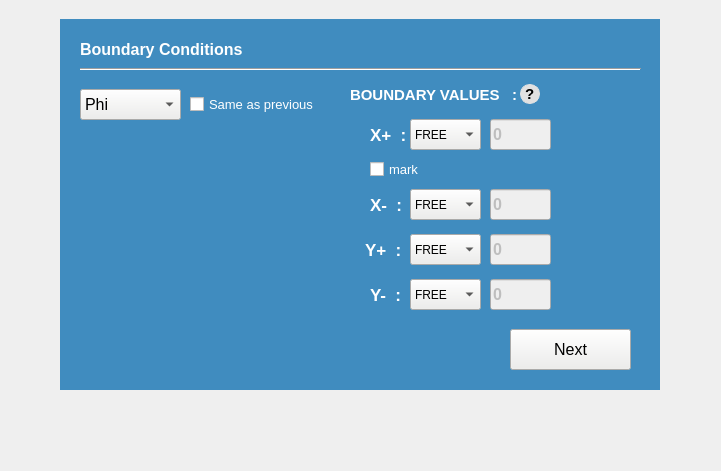
  <widget class="QWidget" name="Fifth_widget" native="true">
   <property name="geometry">
    <rect>
     <x>230</x>
     <y>100</y>
     <width>721</width>
     <height>471</height>
    </rect>
   </property>
   <widget class="QWidget" name="frame_7" native="true">
    <property name="geometry">
     <rect>
      <x>60</x>
      <y>19</y>
      <width>600</width>
      <height>371</height>
     </rect>
    </property>
    <property name="font">
     <font>
      <family>Ubuntu</family>
      <pointsize>12</pointsize>
      <weight>75</weight>
      <italic>false</italic>
      <bold>true</bold>
     </font>
    </property>
    <property name="styleSheet">
     <string notr="true">#frame_7
{
border: none;
background-color: rgb(64, 140, 191);

}</string>
    </property>
    <widget class="QComboBox" name="pDropdown_2">
     <property name="geometry">
      <rect>
       <x>20</x>
       <y>70</y>
       <width>101</width>
       <height>31</height>
      </rect>
     </property>
     <property name="font">
      <font>
       <family>Ubuntu</family>
       <pointsize>12</pointsize>
       <weight>50</weight>
       <italic>false</italic>
       <bold>false</bold>
      </font>
     </property>
     <property name="focusPolicy">
      <enum>Qt::WheelFocus</enum>
     </property>
     <property name="styleSheet">
      <string notr="true">#pDropdown_2{
font: 12pt &quot;Ubuntu&quot;;
background-color: rgb(238, 238, 236);
color : black;
}</string>
     </property>
     <property name="maxVisibleItems">
      <number>20</number>
     </property>
     <property name="minimumContentsLength">
      <number>1</number>
     </property>
     <property name="placeholderText" stdset="0">
      <string/>
     </property>
     <item>
      <property name="text">
       <string>Phi</string>
      </property>
     </item>
     <item>
      <property name="text">
       <string>mu </string>
      </property>
     </item>
     <item>
      <property name="text">
       <string>c</string>
      </property>
     </item>
     <item>
      <property name="text">
       <string>T</string>
      </property>
     </item>
    </widget>
    <widget class="QLabel" name="label_29">
     <property name="geometry">
      <rect>
       <x>290</x>
       <y>60</y>
       <width>171</width>
       <height>31</height>
      </rect>
     </property>
     <property name="font">
      <font>
       <family>Ubuntu</family>
       <pointsize>11</pointsize>
       <weight>75</weight>
       <italic>false</italic>
       <bold>true</bold>
      </font>
     </property>
     <property name="styleSheet">
      <string notr="true">color : #fff;</string>
     </property>
     <property name="text">
      <string>BOUNDARY VALUES   :</string>
     </property>
    </widget>
    <widget class="QLabel" name="label_32">
     <property name="geometry">
      <rect>
       <x>460</x>
       <y>65</y>
       <width>20</width>
       <height>20</height>
      </rect>
     </property>
     <property name="font">
      <font>
       <family>Segoe UI Symbol</family>
       <pointsize>11</pointsize>
       <weight>75</weight>
       <italic>false</italic>
       <bold>true</bold>
      </font>
     </property>
     <property name="toolTip">
      <string>&lt;html&gt;&lt;head/&gt;&lt;body&gt;&lt;p&gt;The BOUNDARY key will refer to the boundary condition for the respective Type of fi</string>
     </property>
     <property name="styleSheet">
      <string notr="true">background-color: rgb(225, 225, 225);
color:rgb(0, 0, 0);
border-radius : 10px; 
border : 1px solid rgb(225, 225, 225);</string>
     </property>
     <property name="text">
      <string>?</string>
     </property>
    </widget>
    <widget class="QCheckBox" name="allCheck_2">
     <property name="enabled">
      <bool>true</bool>
     </property>
     <property name="geometry">
      <rect>
       <x>130</x>
       <y>70</y>
       <width>141</width>
       <height>31</height>
      </rect>
     </property>
     <property name="font">
      <font>
       <family>Ubuntu</family>
       <pointsize>10</pointsize>
      </font>
     </property>
     <property name="styleSheet">
      <string notr="true">color: rgb(255, 255, 255);</string>
     </property>
     <property name="text">
      <string>Same as previous</string>
     </property>
    </widget>
    <widget class="QLabel" name="error7">
     <property name="geometry">
      <rect>
       <x>170</x>
       <y>315</y>
       <width>281</width>
       <height>31</height>
      </rect>
     </property>
     <property name="styleSheet">
      <string notr="true">font: 10pt &quot;Ubuntu&quot;;</string>
     </property>
     <property name="text">
      <string/>
     </property>
    </widget>
    <widget class="Line" name="hrLine3_2">
     <property name="geometry">
      <rect>
       <x>20</x>
       <y>40</y>
       <width>561</width>
       <height>21</height>
      </rect>
     </property>
     <property name="styleSheet">
      <string notr="true">color: rgb(186, 189, 182);
</string>
     </property>
     <property name="orientation">
      <enum>Qt::Horizontal</enum>
     </property>
    </widget>
    <widget class="QLabel" name="label_27">
     <property name="geometry">
      <rect>
       <x>20</x>
       <y>10</y>
       <width>401</width>
       <height>41</height>
      </rect>
     </property>
     <property name="styleSheet">
      <string notr="true">font: 14pt &quot;Ubuntu&quot;;
color: #fff;</string>
     </property>
     <property name="text">
      <string>Boundary Conditions</string>
     </property>
    </widget>
    <widget class="QPushButton" name="next5">
     <property name="geometry">
      <rect>
       <x>450</x>
       <y>310</y>
       <width>121</width>
       <height>41</height>
      </rect>
     </property>
     <property name="font">
      <font>
       <family>Ubuntu</family>
       <pointsize>12</pointsize>
       <weight>50</weight>
       <bold>false</bold>
      </font>
     </property>
     <property name="styleSheet">
      <string notr="true">background-color: rgb(238, 238, 236);</string>
     </property>
     <property name="text">
      <string>Next</string>
     </property>
    </widget>
    <widget class="QLineEdit" name="BCV_1">
     <property name="enabled">
      <bool>false</bool>
     </property>
     <property name="geometry">
      <rect>
       <x>430</x>
       <y>100</y>
       <width>61</width>
       <height>31</height>
      </rect>
     </property>
     <property name="text">
      <string>0</string>
     </property>
    </widget>
    <widget class="QLabel" name="label_30">
     <property name="geometry">
      <rect>
       <x>310</x>
       <y>100</y>
       <width>41</width>
       <height>31</height>
      </rect>
     </property>
     <property name="font">
      <font>
       <family>Ubuntu</family>
       <pointsize>13</pointsize>
       <weight>75</weight>
       <italic>false</italic>
       <bold>true</bold>
      </font>
     </property>
     <property name="styleSheet">
      <string notr="true">color : #fff;</string>
     </property>
     <property name="text">
      <string>X+  :</string>
     </property>
    </widget>
    <widget class="QLabel" name="label_31">
     <property name="geometry">
      <rect>
       <x>310</x>
       <y>170</y>
       <width>41</width>
       <height>31</height>
      </rect>
     </property>
     <property name="font">
      <font>
       <family>Ubuntu</family>
       <pointsize>13</pointsize>
       <weight>75</weight>
       <italic>false</italic>
       <bold>true</bold>
      </font>
     </property>
     <property name="styleSheet">
      <string notr="true">color : #fff;</string>
     </property>
     <property name="text">
      <string>X-  :</string>
     </property>
    </widget>
    <widget class="QLineEdit" name="BCV_2">
     <property name="enabled">
      <bool>false</bool>
     </property>
     <property name="geometry">
      <rect>
       <x>430</x>
       <y>170</y>
       <width>61</width>
       <height>31</height>
      </rect>
     </property>
     <property name="text">
      <string>0</string>
     </property>
    </widget>
    <widget class="QLabel" name="label_33">
     <property name="geometry">
      <rect>
       <x>305</x>
       <y>215</y>
       <width>41</width>
       <height>31</height>
      </rect>
     </property>
     <property name="font">
      <font>
       <family>Ubuntu</family>
       <pointsize>13</pointsize>
       <weight>75</weight>
       <italic>false</italic>
       <bold>true</bold>
      </font>
     </property>
     <property name="styleSheet">
      <string notr="true">color : #fff;</string>
     </property>
     <property name="text">
      <string>Y+  :</string>
     </property>
    </widget>
    <widget class="QLineEdit" name="BCV_3">
     <property name="enabled">
      <bool>false</bool>
     </property>
     <property name="geometry">
      <rect>
       <x>430</x>
       <y>215</y>
       <width>61</width>
       <height>31</height>
      </rect>
     </property>
     <property name="text">
      <string>0</string>
     </property>
    </widget>
    <widget class="QLabel" name="label_34">
     <property name="geometry">
      <rect>
       <x>310</x>
       <y>260</y>
       <width>41</width>
       <height>31</height>
      </rect>
     </property>
     <property name="font">
      <font>
       <family>Ubuntu</family>
       <pointsize>13</pointsize>
       <weight>75</weight>
       <italic>false</italic>
       <bold>true</bold>
      </font>
     </property>
     <property name="styleSheet">
      <string notr="true">color : #fff;</string>
     </property>
     <property name="text">
      <string>Y-  :</string>
     </property>
    </widget>
    <widget class="QLineEdit" name="BCV_4">
     <property name="enabled">
      <bool>false</bool>
     </property>
     <property name="geometry">
      <rect>
       <x>430</x>
       <y>260</y>
       <width>61</width>
       <height>31</height>
      </rect>
     </property>
     <property name="text">
      <string>0</string>
     </property>
    </widget>
    <widget class="QLabel" name="marker_bc">
     <property name="geometry">
      <rect>
       <x>0</x>
       <y>0</y>
       <width>0</width>
       <height>0</height>
      </rect>
     </property>
     <property name="text">
      <string>0</string>
     </property>
    </widget>
    <widget class="QComboBox" name="BC_1">
     <property name="geometry">
      <rect>
       <x>350</x>
       <y>100</y>
       <width>71</width>
       <height>31</height>
      </rect>
     </property>
     <property name="font">
      <font>
       <family>Ubuntu</family>
       <pointsize>9</pointsize>
       <weight>50</weight>
       <italic>false</italic>
       <bold>false</bold>
      </font>
     </property>
     <property name="styleSheet">
      <string notr="true">font: 9pt &quot;Ubuntu&quot;;
background-color: rgb(238, 238, 236);</string>
     </property>
     <item>
      <property name="text">
       <string>FREE</string>
      </property>
     </item>
     <item>
      <property name="text">
       <string>NBC</string>
      </property>
     </item>
     <item>
      <property name="text">
       <string>DBC</string>
      </property>
     </item>
     <item>
      <property name="text">
       <string>PBC</string>
      </property>
     </item>
     <item>
      <property name="text">
       <string>COMPLEX</string>
      </property>
     </item>
    </widget>
    <widget class="QComboBox" name="BC_2">
     <property name="geometry">
      <rect>
       <x>350</x>
       <y>170</y>
       <width>71</width>
       <height>31</height>
      </rect>
     </property>
     <property name="font">
      <font>
       <family>Ubuntu</family>
       <pointsize>9</pointsize>
       <weight>50</weight>
       <italic>false</italic>
       <bold>false</bold>
      </font>
     </property>
     <property name="styleSheet">
      <string notr="true">font: 9pt &quot;Ubuntu&quot;;
background-color: rgb(238, 238, 236);</string>
     </property>
     <item>
      <property name="text">
       <string>FREE</string>
      </property>
     </item>
     <item>
      <property name="text">
       <string>NBC</string>
      </property>
     </item>
     <item>
      <property name="text">
       <string>DBC</string>
      </property>
     </item>
     <item>
      <property name="text">
       <string>PBC</string>
      </property>
     </item>
     <item>
      <property name="text">
       <string>COMPLEX</string>
      </property>
     </item>
    </widget>
    <widget class="QComboBox" name="BC_3">
     <property name="geometry">
      <rect>
       <x>350</x>
       <y>215</y>
       <width>71</width>
       <height>31</height>
      </rect>
     </property>
     <property name="font">
      <font>
       <family>Ubuntu</family>
       <pointsize>9</pointsize>
       <weight>50</weight>
       <italic>false</italic>
       <bold>false</bold>
      </font>
     </property>
     <property name="styleSheet">
      <string notr="true">font: 9pt &quot;Ubuntu&quot;;
background-color: rgb(238, 238, 236);</string>
     </property>
     <item>
      <property name="text">
       <string>FREE</string>
      </property>
     </item>
     <item>
      <property name="text">
       <string>NBC</string>
      </property>
     </item>
     <item>
      <property name="text">
       <string>DBC</string>
      </property>
     </item>
     <item>
      <property name="text">
       <string>PBC</string>
      </property>
     </item>
     <item>
      <property name="text">
       <string>COMPLEX</string>
      </property>
     </item>
    </widget>
    <widget class="QComboBox" name="BC_4">
     <property name="geometry">
      <rect>
       <x>350</x>
       <y>260</y>
       <width>71</width>
       <height>31</height>
      </rect>
     </property>
     <property name="font">
      <font>
       <family>Ubuntu</family>
       <pointsize>9</pointsize>
       <weight>50</weight>
       <italic>false</italic>
       <bold>false</bold>
      </font>
     </property>
     <property name="styleSheet">
      <string notr="true">font: 9pt &quot;Ubuntu&quot;;
background-color: rgb(238, 238, 236);</string>
     </property>
     <item>
      <property name="text">
       <string>FREE</string>
      </property>
     </item>
     <item>
      <property name="text">
       <string>NBC</string>
      </property>
     </item>
     <item>
      <property name="text">
       <string>DBC</string>
      </property>
     </item>
     <item>
      <property name="text">
       <string>PBC</string>
      </property>
     </item>
     <item>
      <property name="text">
       <string>COMPLEX</string>
      </property>
     </item>
    </widget>
    <widget class="QCheckBox" name="allCheck_BC">
     <property name="enabled">
      <bool>true</bool>
     </property>
     <property name="geometry">
      <rect>
       <x>310</x>
       <y>130</y>
       <width>141</width>
       <height>41</height>
      </rect>
     </property>
     <property name="font">
      <font>
       <family>Ubuntu</family>
       <pointsize>10</pointsize>
      </font>
     </property>
     <property name="styleSheet">
      <string notr="true">color: rgb(255, 255, 255);</string>
     </property>
     <property name="text">
      <string>mark</string>
     </property>
    </widget>
   </widget>
  </widget>
